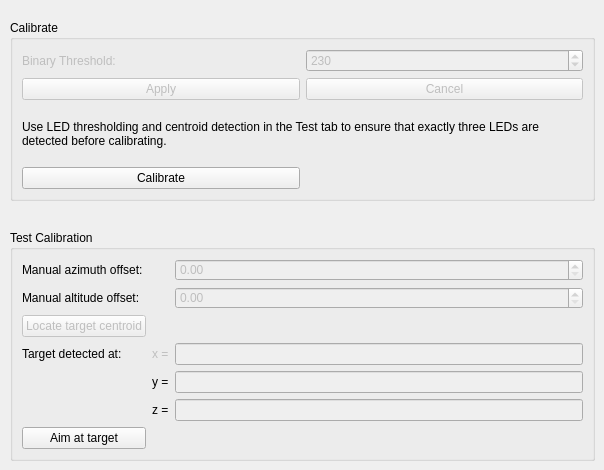
      <widget class="QWidget" name="tab">
       <attribute name="title">
        <string>Spherical Calibration</string>
       </attribute>
       <widget class="QGroupBox" name="groupBox_7">
        <property name="enabled">
         <bool>true</bool>
        </property>
        <property name="geometry">
         <rect>
          <x>10</x>
          <y>20</y>
          <width>585</width>
          <height>181</height>
         </rect>
        </property>
        <property name="title">
         <string>Calibrate</string>
        </property>
        <layout class="QGridLayout" name="gridLayout_11">
         <item row="1" column="0">
          <widget class="QPushButton" name="applyThresholdSphericalButton">
           <property name="enabled">
            <bool>false</bool>
           </property>
           <property name="text">
            <string>Apply</string>
           </property>
          </widget>
         </item>
         <item row="0" column="0">
          <widget class="QLabel" name="label_21">
           <property name="enabled">
            <bool>false</bool>
           </property>
           <property name="text">
            <string>Binary Threshold:</string>
           </property>
          </widget>
         </item>
         <item row="3" column="0">
          <widget class="QPushButton" name="calibrateSphericalButton">
           <property name="enabled">
            <bool>true</bool>
           </property>
           <property name="text">
            <string>Calibrate</string>
           </property>
          </widget>
         </item>
         <item row="2" column="0" colspan="2">
          <widget class="QLabel" name="label_32">
           <property name="enabled">
            <bool>true</bool>
           </property>
           <property name="text">
            <string>Use LED thresholding and centroid detection in the Test tab to ensure that exactly three LEDs are detected before calibrating.</string>
           </property>
           <property name="wordWrap">
            <bool>true</bool>
           </property>
          </widget>
         </item>
         <item row="0" column="1">
          <widget class="QSpinBox" name="thresholdSpinBox">
           <property name="enabled">
            <bool>false</bool>
           </property>
           <property name="maximum">
            <number>255</number>
           </property>
           <property name="value">
            <number>230</number>
           </property>
          </widget>
         </item>
         <item row="1" column="1">
          <widget class="QPushButton" name="cancelThresholdSphericalButton">
           <property name="enabled">
            <bool>false</bool>
           </property>
           <property name="text">
            <string>Cancel</string>
           </property>
          </widget>
         </item>
        </layout>
       </widget>
       <widget class="QGroupBox" name="groupBox_8">
        <property name="enabled">
         <bool>true</bool>
        </property>
        <property name="geometry">
         <rect>
          <x>10</x>
          <y>230</y>
          <width>585</width>
          <height>231</height>
         </rect>
        </property>
        <property name="title">
         <string>Test Calibration</string>
        </property>
        <layout class="QGridLayout" name="gridLayout_12">
         <item row="7" column="2">
          <widget class="QLineEdit" name="lineEdit_3">
           <property name="enabled">
            <bool>false</bool>
           </property>
          </widget>
         </item>
         <item row="5" column="2">
          <widget class="QLineEdit" name="targetXPosition">
           <property name="enabled">
            <bool>false</bool>
           </property>
           <property name="autoFillBackground">
            <bool>false</bool>
           </property>
          </widget>
         </item>
         <item row="0" column="2">
          <widget class="QDoubleSpinBox" name="azimuthOffsetSpinBox">
           <property name="enabled">
            <bool>false</bool>
           </property>
          </widget>
         </item>
         <item row="0" column="0">
          <widget class="QLabel" name="label_27">
           <property name="text">
            <string>Manual azimuth offset:</string>
           </property>
          </widget>
         </item>
         <item row="3" column="2">
          <widget class="QDoubleSpinBox" name="altitudeOffsetSpinBox">
           <property name="enabled">
            <bool>false</bool>
           </property>
          </widget>
         </item>
         <item row="8" column="0">
          <widget class="QPushButton" name="targetAimButton">
           <property name="enabled">
            <bool>true</bool>
           </property>
           <property name="text">
            <string>Aim at target</string>
           </property>
          </widget>
         </item>
         <item row="4" column="0">
          <widget class="QPushButton" name="targetCentroidButton">
           <property name="enabled">
            <bool>false</bool>
           </property>
           <property name="text">
            <string>Locate target centroid</string>
           </property>
          </widget>
         </item>
         <item row="6" column="2">
          <widget class="QLineEdit" name="lineEdit_2">
           <property name="enabled">
            <bool>false</bool>
           </property>
          </widget>
         </item>
         <item row="3" column="0">
          <widget class="QLabel" name="label_18">
           <property name="text">
            <string>Manual altitude offset:</string>
           </property>
          </widget>
         </item>
         <item row="5" column="0">
          <widget class="QLabel" name="label_28">
           <property name="text">
            <string>Target detected at:</string>
           </property>
          </widget>
         </item>
         <item row="5" column="1">
          <widget class="QLabel" name="label_29">
           <property name="enabled">
            <bool>false</bool>
           </property>
           <property name="text">
            <string>x =</string>
           </property>
          </widget>
         </item>
         <item row="6" column="1">
          <widget class="QLabel" name="label_30">
           <property name="text">
            <string>y =</string>
           </property>
          </widget>
         </item>
         <item row="7" column="1">
          <widget class="QLabel" name="label_31">
           <property name="text">
            <string>z =</string>
           </property>
          </widget>
         </item>
        </layout>
       </widget>
      </widget>
